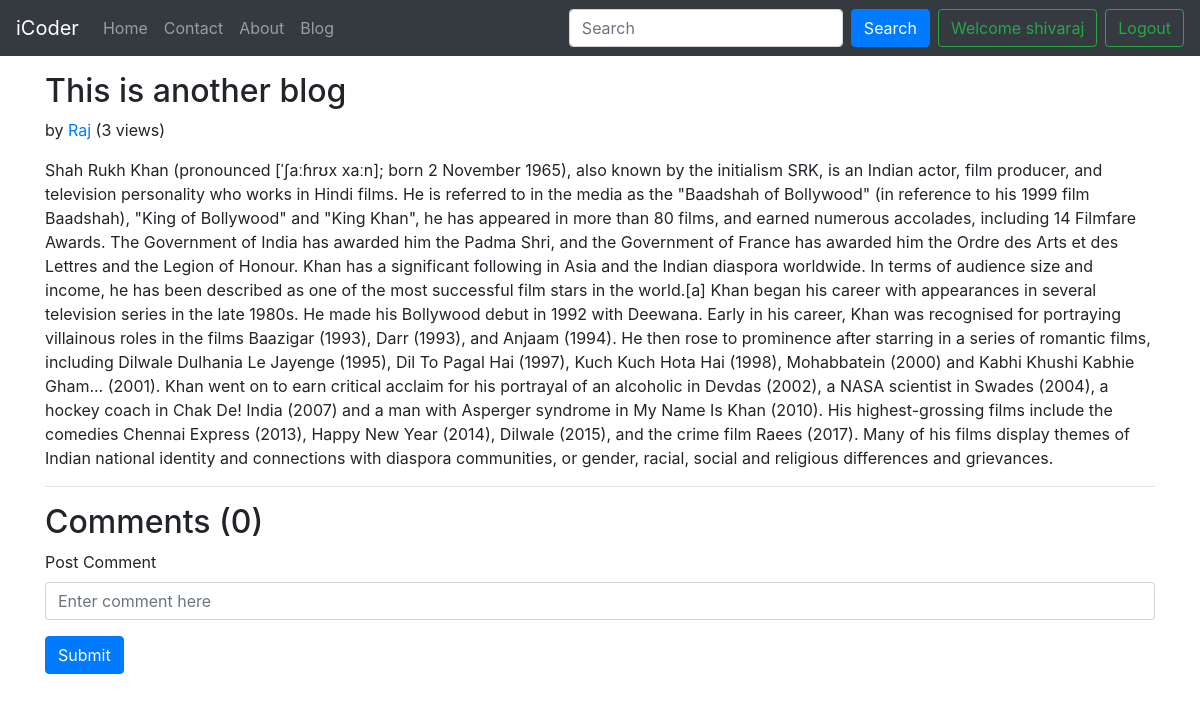
Screenshot of /blog/second_post (signed in) with the database file from the repository.
### blog/models.py (models this page shows, shortened)
class Post(models.Model):
    sno=models.AutoField(primary_key=True)
    title=models.CharField(max_length=255)
    author=models.CharField(max_length=255)
    slug=models.CharField(max_length=255,default="")
    views=models.IntegerField(default=0)
    content=models.TextField()
    timestamp=models.DateTimeField(auto_now_add=True)

### blog/views.py (the view)
# urls.py: path('<str:slug>', views.blogPost,name="blogPost")
def blogPost(request, slug):
    post=Post.objects.filter(slug=slug).first()
    post.views=post.views+1
    post.save()
    comments= BlogComment.objects.filter(post=post, parent=None)
    replies= BlogComment.objects.filter(post=post).exclude(parent=None)
    replyDict={}
    for reply in replies:
        if reply.parent.sno not in replyDict.keys():
            replyDict[reply.parent.sno]=[reply]
        else:
            replyDict[reply.parent.sno].append(reply)
    context={'post':post, 'comments': comments, 'user': request.user, 'replyDict': replyDict}
    return render(request, "blog/blogPost.html", context)

### templates/blog/blogPost.html (shortened to what this page needs)
{% extends 'base.html' %}
{% block body %}
{% load extras %}
<div class="container my-3">
    <h2 class="blog-post-title">{{post.title|safe}}</h2>
    <p class="blog-post-meta">{{post.timeStamp}} by <a href="/about">{{post.author|safe}}</a> <span>({{post.views}} views)</span></p>
    <p>{{post.content|safe}}</p>
    <hr>
</div>
<div class="container">
    <h2> Comments ({{comments.count}}) </h2>
    <div class="my-2">
        {% if user.is_authenticated %}
        <form action="/blog/postComment" method="post">
            <div class="form-group">
                <label for="exampleInputEmail1">Post Comment </label>
                <input type="text" class="form-control" name="comment" placeholder="Enter comment here">
            </div>
            <button type="submit" class="btn btn-primary">Submit</button>
        </form>
        {% else %}
        Please login to post a comment
        {% endif %}
    </div>
</div>
{% endblock %}

### templates/base.html (shortened to what this page needs)
<!doctype html>
<html lang="en">
<head>
  <link rel="stylesheet" href="https://cdn.jsdelivr.net/npm/bootstrap@4.5.3/dist/css/bootstrap.min.css"
>
</head>
<body>
  <nav class="navbar navbar-expand-lg navbar-dark bg-dark">
    <a class="navbar-brand" href="/">iCoder</a>
    <div class="collapse navbar-collapse" id="navbarSupportedContent">
      <ul class="navbar-nav mr-auto">
        <li class="nav-item {% block homeactive %}{% endblock %}">
          <a class="nav-link" href="/">Home <span class="sr-only">(current)</span></a>
        </li>
        <li class="nav-item {% block contactactive %}{% endblock %}">
          <a class="nav-link" href="/contact">Contact</a>
        </li>
        <li class="nav-item {% block aboutactive %}{% endblock %}">
          <a class="nav-link" href="/about">About</a>
        </li>
        <li class="nav-item {% block blogactive %}{% endblock %}">
          <a class="nav-link" href="/blog">Blog</a>
        </li>
      </ul>
      <form method="get" action="/search" class="form-inline my-2 my-lg-0">
        <input name="query" id="query" class="form-control mr-sm-2" type="search" placeholder="Search"
          aria-label="Search">
        <button class="btn btn-primary my-2 my-sm-0" type="submit">Search</button>
      </form>
      {% if user.is_authenticated %}
        <button class="btn btn-outline-success mx-2 my-2 my-sm-0" type="submit">Welcome {{request.user}}</button>
        <a href="/logout"><button class="btn btn-outline-success my-2 my-sm-0" type="submit">Logout</button></a>
      {% endif %}
    </div>
  </nav>
  {% block body %}
  {% endblock %}
</body>
</html>

### rows the page displays
Post: title "This is another blog", author "Raj", views "3", content "Shah Rukh Khan (pronounced [ˈʃaːɦrʊx xaːn]; born 2 November 1965), also known by the initialism SRK, is an Indian actor, film producer, and television personality who works in Hindi films. He is referred to in the media as the \"Baadshah of Bollywood\" (in reference to his 1999 film Baadshah), \"King of Bollywood\" and \"King Khan\", he has appeared in more than 80 films, and earned numerous accolades, including 14 Filmfare Awards. The Government of India has awarded him the Padma Shri, and the Government of France has awarded him the Ordre des Arts et des Lettres and the Legion of Honour. Khan has a significant following in Asia and the Indian diaspora worldwide. In terms of audience size and…"

### other values shown
{{ request.user }} "shivaraj"
{{ comments.count }} "0"
